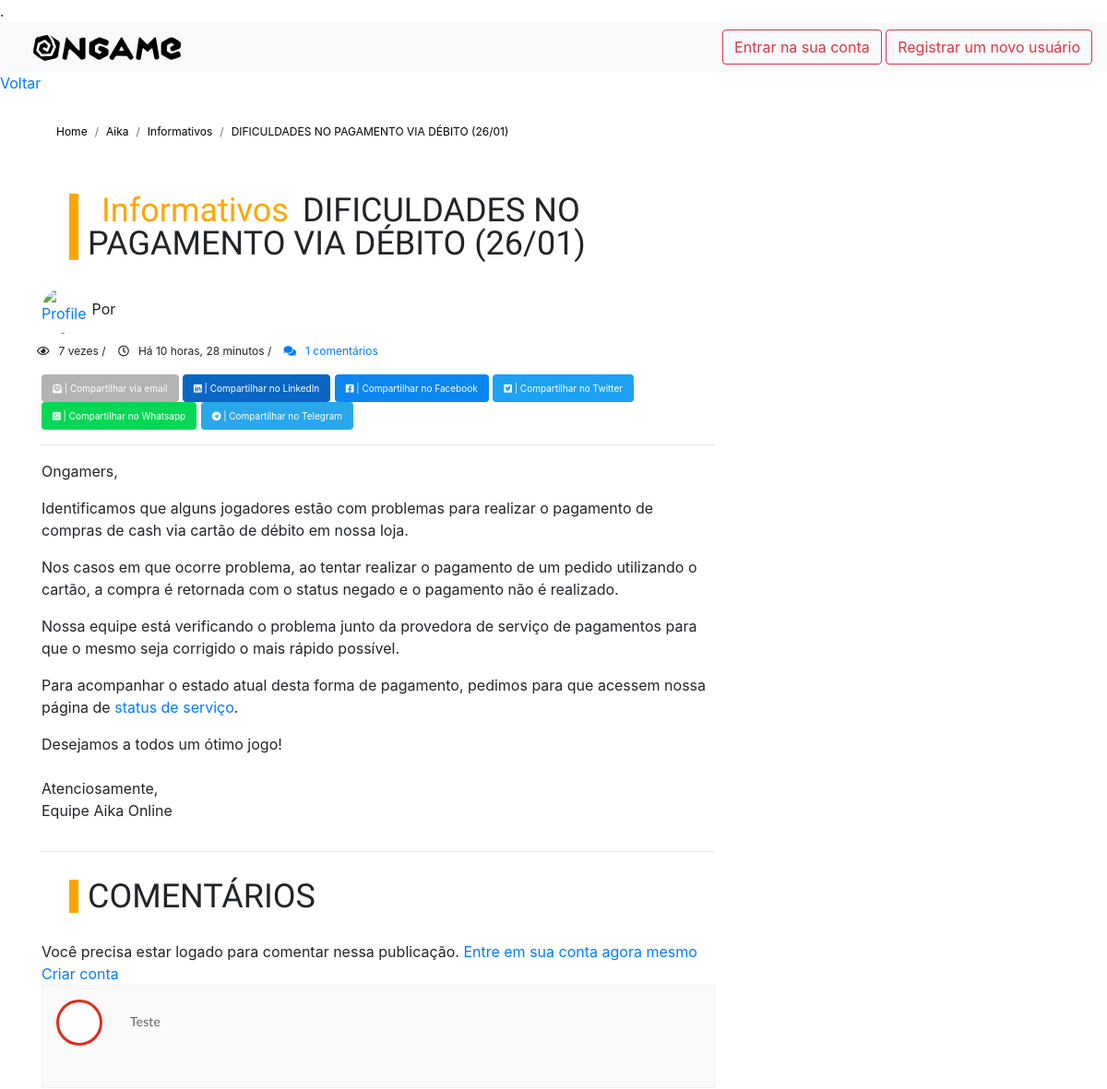
Page /noticias/Aika/Informativos/dificuldades-no-pagamento-via-debito-2601 on the committed database.
### topics/models.py (models this page shows, shortened)
class Thread(models.Model):
  title = models.CharField(max_length=100)
  author = CurrentUserField()
  category = models.ForeignKey('ThreadCategory', on_delete=models.SET_NULL, null=True)
  game = models.ForeignKey('ThreadGame', on_delete=models.SET_NULL, null=True)
  message = RichTextField()
  image = models.ImageField(upload_to='image/%Y/%m/%d/', blank=True, null=True)
  flagged = models.BooleanField(default=False)
  reason = models.TextField(blank=True, null=True)
  locked = models.BooleanField(blank=True, default=False)
  isStickied = models.BooleanField(default=False)
  views = models.IntegerField(blank=True, default=0)
  createdAt = models.DateTimeField(default=timezone.now)
  updatedAt = models.DateTimeField(auto_now=True)
  slug = AutoSlugField(populate_from=['id', 'title'], null=True, blank=True)
  def save(self,  *args, **kwargs):
    super(Thread, self).save( *args, **kwargs)
  class Meta:
    db_table = 'threads'
    managed = True
    verbose_name = 'Thread'
    verbose_name_plural = 'Threads'

class ThreadGame(models.Model):
  name = models.CharField(max_length=100)
  image = models.ImageField(default='category-default.jpg',
                              upload_to='topics/category/img/%Y/%m/%d/')
  slug = models.SlugField(blank=True, null=True)
  createdAt = models.DateTimeField(default=timezone.now)
  updatedAt = models.DateTimeField(auto_now=True)
  class Meta:
    verbose_name = 'Thread Game'
    verbose_name_plural = 'Thread Games'
  def __str__(self):
    return self.name

class ThreadCategory(models.Model):
  name = models.CharField(max_length=100)
  game = models.ForeignKey('ThreadGame', blank=True, null=True, related_name='category', on_delete=models.SET_NULL)
  image = models.ImageField(default='category-default.jpg',
                              upload_to='topics/category/img/%Y/%m/%d/')
  slug = models.SlugField(blank=True, null=True)
  createdAt = models.DateTimeField(default=timezone.now)
  updatedAt = models.DateTimeField(auto_now=True)
  class Meta:
    verbose_name = 'Thread Category'
    verbose_name_plural = 'Thread Categories'
  def __str__(self):
    return self.name

class ThreadComment(models.Model):
    author = CurrentUserField()
    comment = models.TextField(null=False, blank=False)
    thread = models.ForeignKey(Thread, on_delete=models.CASCADE,
                                related_name='comments')
    createdAt = models.DateTimeField(default=timezone.now)
    updatedAt = models.DateTimeField(auto_now=True)
    flagged = models.BooleanField(default=False)
    reason = models.TextField(blank=True, null=True)
    class Meta:
        ordering = ('-createdAt',)

### topics/views.py (the view, shortened to what this page needs)
# urls.py: path('<str:game>/<str:category>/<str:slug>', ThreadDetailView.as_view(), name='threadDetail'),
class ThreadDetailView(FormMixin, DetailView):
    model = Thread
    template_name = 'thread/threaddetail.html'
    form_class = ThreadCommentForm
    success_url = "#"
    def get_context_data(self, **kwargs):
        session_key = f"viewed_article {self.object.slug}"
        if not self.request.session.get(session_key, False):
            self.object.views += 1
            self.object.save()
            self.request.session[session_key] = True
        kwargs['article'] = self.object
        kwargs['comment_form'] = ThreadCommentForm()
        kwargs['comments'] = ThreadComment.objects.filter(flagged=False).filter(thread__id=self.object.id)
        return super().get_context_data(**kwargs)

### topics/templates/thread/threaddetail.html (shortened to what this page needs)
{% extends 'base.html' %}
{% block body %}
{% load static %}
<a href="{% url 'threads:threadList'%}">Voltar</a>
        <div class="container space-20 space-padding-tb-20">
             <ul class="breadcrumb">
                <li class="breadcrumb-item"><a href="{% url 'home' %}">Home</a></li>
                <li class="breadcrumb-item">{{article.game}}</li>
                <li class="breadcrumb-item">{{article.category}}</li>
                <li class="breadcrumb-item active"><a href="#">{{article.title}}</a></li>
            </ul>
        </div>
			<div class="container">
            <div class="row">
                <div class="col-md-8">
				<h1 class='titulo-artigo'><span style="color:orange;margin:0 15px;">{{article.category}}</span>{{article.title}}</h1>
                    <div class="single-post">
                        <div class="blog-post-item cat-1 box">
                            <div class="content">
                                        <div class="col-xs-12" style="margin-bottom: 10px;">
                                            <a class="avatar" href="#">
                                                <img src="{{ article.author.image.url }}" alt="Profile Image" class="article-author-profile-image"></a>
                                                Por
                                        </div>
                                <div class="tag">
											<div class="container-fluid">
												<div class="row">
													<p class="tag-item">
														<i class="far fa-eye"></i>{{ article.views }} vezes
														<span>/</span>
														<i class="far fa-clock"></i>Há {{article.createdAt|timesince }}
														<span>  /</span>
														<a class="tag-link" href="#comentarios" title="comments"><i class="fa fa-comments"></i>{{ article.comments.count }} comentários </a>
													</p>
												</div>
											</div>
										</div>
                                <div class="tag-compartilhar">
                                        <a href="mailto:?subject={{ article.title }}&amp;body=Confira esse artigo {{ request.build_absolute_uri }}" target="_blank">
                                            <button type="button" class="btn btn-primary" style="background-color: #b3b3b3; height: 30px; font-size: 10px; border: 0px;"><i class="fas fa-envelope-open-text"></i> | Compartilhar via email</button>
                                        </a>
                                        <a href="https://www.linkedin.com/sharing/share-offsite/?url={{ request.build_absolute_uri }}"  target="_blank">
                                            <button type="button" class="btn btn-primary" style="background-color: #0a66c2; height: 30px; font-size: 10px; border: 0px;"><i class="fab fa-linkedin"></i> | Compartilhar no LinkedIn</button>
                                        </a>
                                        <a href="https://www.facebook.com/sharer/sharer.php?u={{ request.build_absolute_uri }}" target="_blank">
                                            <button type="button" class="btn btn-primary" style="background-color: #0b86ee; height: 30px; font-size: 10px; border: 0px;"><i class="fab fa-facebook-square"></i> | Compartilhar no Facebook</button>
                                        </a>
                                        <a href="http://twitter.com/share?text={{ article.title }}. &url={{ request.build_absolute_uri }}" target="_blank">
                                            <button type="button" class="btn btn-primary" style="background-color: #1da1f2; height: 30px; font-size: 10px; border: 0px;"><i class="fab fa-twitter-square"></i> | Compartilhar no Twitter</button>
                                        </a>
                                        <a href="https://api.whatsapp.com/send?text={{ request.build_absolute_uri }}" target="_blank">
                                            <button type="button" class="btn btn-primary" style="background-color: #06d755; height: 30px; font-size: 10px; border: 0px;"><i class="fab fa-whatsapp-square"></i> | Compartilhar no Whatsapp</button>
                                        </a>
                                        <a href="https://telegram.me/share/url?url={{ request.build_absolute_uri }}&text={{ article.title }}" target="_blank">
                                            <button type="button" class="btn btn-primary" style="background-color: #28a8ea; height: 30px; font-size: 10px; border: 0px;"><i class="fab fa-telegram"></i> | Compartilhar no Telegram</button>
                                        </a>
<hr />
                                {{ article.message | safe }}
                            </div>
                        </div>
                    </div>
					<hr>
									<h2 id="comentarios" class='titulo-artigo'>COMENTÁRIOS</h1>
                  {% if user.is_authenticated%}
                  <form method="post">
				{% if form.errors %}
					<div class="alert alert-danger" role="alert">
					Há erros no seu formulário. Revise-os e tente novamente.
					{{ form.non_field_errors }}
					{% for hidden_field in form.hidden_fields %}
								  {{ hidden_field.errors }}
								  {{ hidden_field }}
								{% endfor %}
					</div>
				{% endif %}
				{% csrf_token %}
				{{comment_form}}
				<button class="w-100 btn btn-lg btn-primary" type="submit">Postar Comentário</button>
			</form>
                  {% else %}
                  Você precisa estar logado para comentar nessa publicação. <a href="{% url 'accounts:login'%}?next={{ request.path }}">Entre em sua conta agora mesmo</a> <a href="{% url 'accounts:register'%}">Criar conta</a>
                  {% endif %}
            				{% for comment in comments  %}
                    <div class="box-user space-padding-tb-40">
                        <div class="box">
                                {% if comment.author.image %}
                                <div class="avatar" style="background-image:url('{{ comment.author.image.url }}');background-position: center;background-repeat: no-repeat;background-size: cover;"></div>
                                {% else %}
                                <div class="avatar" style="background-image:url('https://aika.ongame.net/static/img/aika/wallpapers/11.jpg');background-position: center;background-repeat: no-repeat;background-size: cover;"></div>
                                {% endif %}
                            <div class="text">
                                <p>{{comment.comment}}</p>
                            </div>
                        </div>
                    </div>
                    {% endfor %}
                </div>
            </div>
        </div>
{% endblock body %}

### topics/templates/base.html (shortened to what this page needs)
<!DOCTYPE html>
<html lang="pt-br">
<head>
{% load static %}
    <link rel="stylesheet" href="https://stackpath.bootstrapcdn.com/bootstrap/4.1.3/css/bootstrap.min.css">
    <link rel="stylesheet" href="https://cdnjs.cloudflare.com/ajax/libs/font-awesome/5.15.2/css/all.min.css" />
</head>
<body>
    <div class="container-fluid">
        <div class="row row-eq-height">
            <div class="col-xs-12 col-md-12">
                <header class="col-xs-12 col-md-12 navbar navbar-expand-lg navbar-light bg-light" style="position: sticky;">
                    <a class="navbar-brand" href="{% url 'home' %}" title="Ongame" style="padding: 0 20px; width: 200px;">
                    </a>
                    <div>
                    {% if user.is_authenticated %}
                        <a href="{% url 'accounts:logout' %}" aria-expanded="false">
                            <button type="button" class="btn btn-outline-danger">Sair da sua conta</button>
                         </a>
                        <a href="{% url 'accounts:update' %}" aria-expanded="false">
                            <button type="button" class="btn btn-outline-danger">Atualizar informações</button>
                         </a>
                        <a href="{% url 'threads:threadCreate'%}"><button class="btn btn-outline-success" style="float:right;">Criar nova postagem</button></a>
                        {% if user.is_staff %}
                        <a href="{% url 'accounts:manage'%}"><button class="btn btn-outline-success" style="float:right;">Gerenciar postagens e Comentários</button></a>
                        {% endif %}
                    {% else %}
                        <a href="{% url 'accounts:login' %}" aria-expanded="false">
                            <button type="button" class="btn btn-outline-danger">Entrar na sua conta</button>
                         </a>
                        <a href="{% url 'accounts:register' %}" aria-expanded="false">
                            <button type="button" class="btn btn-outline-danger">Registrar um novo usuário</button>
                         </a>
                    {% endif %}
                    </div>
            </header>
                {% block body %}
                {% endblock body %}
            </div>
        </div>
    </div>
</body>
</html>

### topics/templates/thread/threaddetail.html (style rules this page uses)
ul.breadcrumb { background-color: transparent; margin-top: 20px; font-size: 12px; color: black; }
ul.breadcrumb > li > a { background-color: transparent; margin-top: 20px; font-size: 12px; color: black; }
.article-author-profile-image { width: 50px; height: 50px; max-width: 50px; max-height: 50px; object-fit: cover; }
img.article-author-profile-image { border-radius: 35px; }
.tag-item > i { margin: 0 10px; }
.tag-item > a > i { margin: 0 10px; }
.tag { font-size: 12px; }
.titulo-artigo { font: 400 36px/36px "Oswald"; border-left: 10px orange solid; margin: 30px; padding-left: 10px; }
.box-user > .box { border-bottom: 1px solid #d7d7d7; display: inline-block; width: 100%; }
.box-user > .box > .avatar { width: 50px; height: 50px; border: 3px solid #db2e1c; border-radius: 50%; float: left; margin-right: 20px; }
.box-user > .box > .text { font-family: "TXGR"; }
.box-user > .box > .text > p { font-size: 14px; color: #666; }
.box-user .box { background: #fafafa; border: 1px solid #efefef; display: table; padding: 15px; }
.box-user .avatar { width: 120px; display: table-cell; vertical-align: middle; background: #fff; padding: 5px; border: 1px solid #efefef; }
.box-user .text { display: table-cell; vertical-align: middle; padding-left: 20px; }
.box-user p { font: 400 14px/18px "Lato"; color: #a3a3a3; margin-bottom: 5px; }
.box-user .avatar, .box-user .text { display: inline-block; width: auto; padding: 0px; }
.box-user .text { padding: 10px; }
.box-user .avatar { margin-bottom: 30px; }
.box { display: inline-block; width: 100%; }

### topics/templates/base.html (style rules this page uses)
.container-fluid { padding: 0; }

### rows in the picture
Thread: game "Aika", category "Informativos", title "DIFICULDADES NO PAGAMENTO VIA DÉBITO (26/01)", views "7", createdAt "10 horas, 28 minutos", comments.count "1", message "Ongamers, Identificamos que alguns jogadores estão com problemas para realizar o pagamento de compras de cash via cartão de débito em nossa loja. Nos casos em que ocorre problema, ao tentar realizar o pagamento de um pedido utilizando o cartão, a compra é retornada com o status negado e o pagamento não é realizado. Nossa equipe está verificando o problema junto da provedora de serviço de pagamentos para que o mesmo seja corrigido o mais rápido possível. Para acompanhar o estado atual desta forma de pagamento, pedimos para que acessem nossa página de status de serviço . Desejamos a todos um ótimo jogo! Atenciosamente, Equipe Aika Online"
ThreadComment: comment "Teste"
